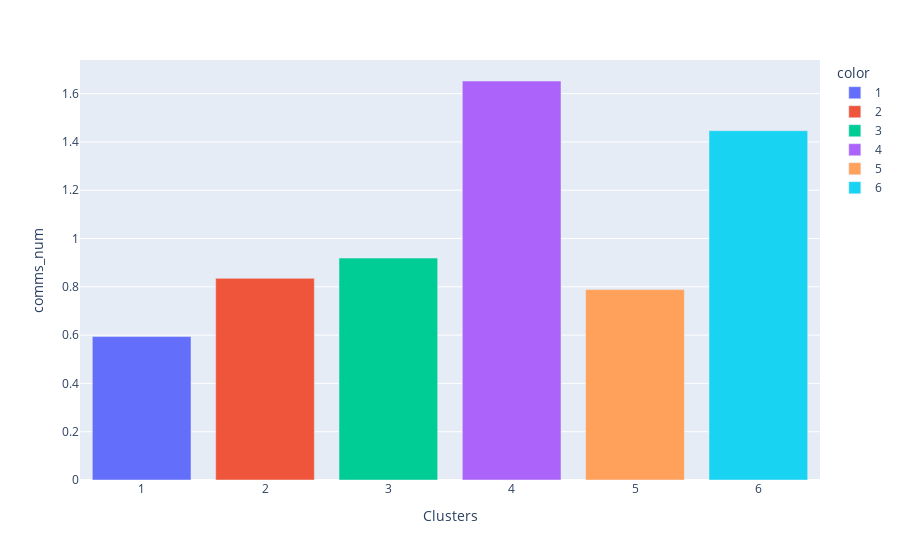

Notebook code cell kept with this figure:
### Code cell
# Clusters vs Score
grouped = data.groupby('Kmeans clusters').mean()
px.bar(grouped, x=grouped.index+1, y='comms_num', labels={'x':'Clusters'}, color=(grouped.index+1).astype(str))

### Figure 1 — Plotly figure (JSON) as saved in the notebook; plotly's stock layout.template omitted (floating-point values rounded to 4 significant figures)
{"data": [{"alignmentgroup": "True", "hovertemplate": "color=1<br>Clusters=%{x}<br>comms_num=%{y}<extra></extra>", "legendgroup": "1", "marker": {"color": "#636efa"}, "name": "1", "offsetgroup": "1", "orientation": "v", "showlegend": true, "textposition": "auto", "type": "bar", "x": [1], "xaxis": "x", "y": [0.5938], "yaxis": "y"}, {"alignmentgroup": "True", "hovertemplate": "color=2<br>Clusters=%{x}<br>comms_num=%{y}<extra></extra>", "legendgroup": "2", "marker": {"color": "#EF553B"}, "name": "2", "offsetgroup": "2", "orientation": "v", "showlegend": true, "textposition": "auto", "type": "bar", "x": [2], "xaxis": "x", "y": [0.835], "yaxis": "y"}, {"alignmentgroup": "True", "hovertemplate": "color=3<br>Clusters=%{x}<br>comms_num=%{y}<extra></extra>", "legendgroup": "3", "marker": {"color": "#00cc96"}, "name": "3", "offsetgroup": "3", "orientation": "v", "showlegend": true, "textposition": "auto", "type": "bar", "x": [3], "xaxis": "x", "y": [0.9189], "yaxis": "y"}, {"alignmentgroup": "True", "hovertemplate": "color=4<br>Clusters=%{x}<br>comms_num=%{y}<extra></extra>", "legendgroup": "4", "marker": {"color": "#ab63fa"}, "name": "4", "offsetgroup": "4", "orientation": "v", "showlegend": true, "textposition": "auto", "type": "bar", "x": [4], "xaxis": "x", "y": [1.652], "yaxis": "y"}, {"alignmentgroup": "True", "hovertemplate": "color=5<br>Clusters=%{x}<br>comms_num=%{y}<extra></extra>", "legendgroup": "5", "marker": {"color": "#FFA15A"}, "name": "5", "offsetgroup": "5", "orientation": "v", "showlegend": true, "textposition": "auto", "type": "bar", "x": [5], "xaxis": "x", "y": [0.7885], "yaxis": "y"}, {"alignmentgroup": "True", "hovertemplate": "color=6<br>Clusters=%{x}<br>comms_num=%{y}<extra></extra>", "legendgroup": "6", "marker": {"color": "#19d3f3"}, "name": "6", "offsetgroup": "6", "orientation": "v", "showlegend": true, "textposition": "auto", "type": "bar", "x": [6], "xaxis": "x", "y": [1.446], "yaxis": "y"}], "layout": {"barmode": "relative", "legend": {"title": {"text": "color"}, "tracegroupgap": 0}, "margin": {"t": 60}, "xaxis": {"anchor": "y", "autorange": true, "domain": [0, 1], "range": [0.5, 6.5], "title": {"text": "Clusters"}, "type": "linear"}, "yaxis": {"anchor": "x", "autorange": true, "domain": [0, 1], "range": [0, 1.739], "title": {"text": "comms_num"}, "type": "linear"}}}
